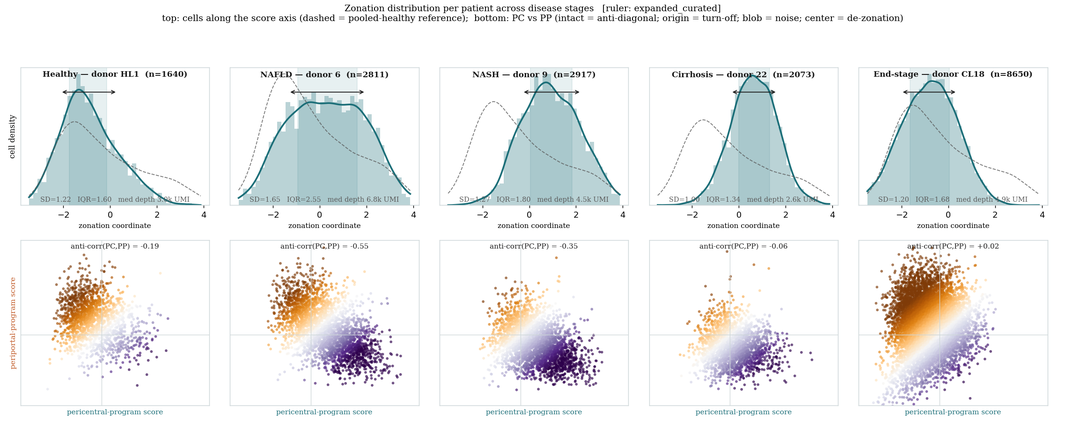
#> input picture results/figures/h1/a2_zonation_distribution_by_patient_expanded_curated.png, 1065 x 426 px, shrunk from 2275 x 910 before the run
$ python make_zonation_story.py
#> lines starting #> are read from the running program, lines starting #| are printed output that depends on the picture
### src/config.py
"""Central paths for the analysis.

Run scripts from the repository root. Large inputs and generated outputs may live
outside the checkout by setting ``LIVER_ZONATION_DATA_ROOT`` and
``LIVER_ZONATION_RESULTS_ROOT``.
"""
import os
from pathlib import Path

ROOT = Path(__file__).resolve().parent.parent          # repo root (Hackathon/)
DATA_ROOT  = Path(os.environ.get("LIVER_ZONATION_DATA_ROOT", ROOT / "data")).expanduser().resolve()
DATA_RAW   = DATA_ROOT / "raw"
DATA_PROC  = DATA_ROOT / "processed"
PAPER1     = DATA_PROC / "paper1"                        # counts.mtx, genes.txt, barcodes.txt, *_metadata.csv
PAPER2_TRAIN = DATA_PROC / "paper2_train.npz"
SIGNATURES = ROOT / "data" / "signatures"   # moved under data/ 2026-06-23
# ---- signature sets (pericentral, periportal) ----------------------------------------
# PRIMARY = "full": the transcriptome-wide zonation program (~1,640 significantly-zonated
# hepatocyte genes from Paper 2, q<0.05). This matches the project's motivation — read
# position from the WHOLE program, not a few markers. The smaller sets are alternatives:
#   full           ~1273 + 364   transcriptome-wide PRIMARY (default)
#   expanded       ~102 + 91      mid-size (landmark + core + top-ranked)
#   core           13 + 8         curated, biology-informed anchors
#   paper2_landmark 20 + 20       EXACT Paper 2 hepatocyte landmark genes (verbatim, Hepatocyte-*-LM.csv)
#   sensitivity    (PP only, 7)   core periportal minus inflammation genes
SIGNATURE_SETS = {
    name: (SIGNATURES / f"pericentral_{name}.txt", SIGNATURES / f"periportal_{name}.txt")
    for name in ("full", "expanded", "core", "paper2_landmark")
}
DEFAULT_SET = "full"
# The analysis REPORTS BOTH as a comparison (decision): the exact Paper 2 landmark set
# (faithful to the original plan) and the full transcriptome-wide program. Run every result
# for both and present them side by side; agreement is itself evidence the signal is robust.
SETS_TO_COMPARE = ["paper2_landmark", "full"]
def signature_files(which: str = DEFAULT_SET):
    """Return (pericentral_path, periportal_path) for a named set; default = transcriptome-wide 'full'."""
    return SIGNATURE_SETS[which]
PC_GENES, PP_GENES = SIGNATURE_SETS[DEFAULT_SET]   # transcriptome-wide by default
RESULTS    = Path(os.environ.get("LIVER_ZONATION_RESULTS_ROOT", ROOT / "results")).expanduser().resolve()
FIGURES    = RESULTS / "figures"
TABLES     = RESULTS / "tables"
REPORTS    = RESULTS / "reports"                       # all human-facing PDFs live here
# Organized figure groups for the biology deep-dive (analysis layer). Pipeline/battery figures
# stay in FIGURES/ root; these subdirs hold the H1/H2/confounder/staging analysis outputs.
FIG_H1     = FIGURES / "h1"
FIG_H2     = FIGURES / "h2"
FIG_CONF   = FIGURES / "confounders"
FIG_STAGING = FIGURES / "staging"
ANALYSIS_TABLES = TABLES / "analysis"                   # per-donor summaries, mechanism calls, etc.
for _d in (FIGURES, TABLES, REPORTS, FIG_H1, FIG_H2, FIG_CONF, FIG_STAGING, ANALYSIS_TABLES):
    _d.mkdir(parents=True, exist_ok=True)

### src/reports/make_zonation_story.py
#!/usr/bin/env python3
"""The Zonation Story — a clean, arc-driven report for the professor.

Design lessons from the previous (rejected) report:
  * ONE readable figure per full page (complex multi-panel figures are unreadable when shrunk).
  * NO auto-placed annotation circles (they were consistently offset/wrong). Tell the eye where to
    look in the CAPTION instead.
  * Tell the ARC: we moved from weak INDICATORS (coordinate spread / IQR / anti-correlation) to the
    actual in-depth BIOLOGY (pericentral programs turning OFF, gene by gene).
  * Show the FULL 47-donor panels, not just representatives.
  * Be honest: turn-off is strong and robust; DE-ZONATION is weak and partly a z-scoring artifact.
  * Include the fibrosis re-staging (D) and the learned-ruler interpretation (E).
  * NO confounder-control section (parked — see CONFOUNDERS_PLAN.md).

No LaTeX: matplotlib PdfPages. Output: results/reports/Zonation_Story.pdf
Run:  python src/reports/make_zonation_story.py
"""
from __future__ import annotations
import os, sys, textwrap
import matplotlib
matplotlib.use("Agg")
import matplotlib.pyplot as plt
from matplotlib.backends.backend_pdf import PdfPages
sys.path.insert(0, os.path.dirname(os.path.dirname(os.path.abspath(__file__))))
import config

INK, TEAL, RUST, MUTED, RULE = "#1a1a1a", "#1b6e78", "#c05621", "#5a5a5a", "#cdd6d8"
PW, PH = 8.27, 11.69
ML, MR, MT, MB = 0.92, 0.92, 0.92, 0.85
TEXTW = PW - ML - MR


class Report:
    def __init__(self, path):
        self.pdf = PdfPages(path)
        self.page = 0

    def _newfig(self):
        fig = plt.figure(figsize=(PW, PH))
        ax = fig.add_axes([0, 0, 1, 1])
        ax.set_xlim(0, PW); ax.set_ylim(0, PH); ax.invert_yaxis(); ax.axis("off")
        return fig, ax

    def _wrap(self, txt, fs):
        cpl = max(10, int(TEXTW * 72.0 / (0.55 * fs)))
        out = []
        for chunk in txt.split("\n"):
            out += textwrap.wrap(chunk, cpl) if chunk.strip() else [""]
        return out

    def _footer(self, ax):
        if self.page > 1:
            ax.plot([ML, PW - MR], [PH - MB + 0.18] * 2, color=RULE, lw=0.6)
            ax.text(ML, PH - MB + 0.30, "Hepatocyte zonation in MASLD — the story",
                    fontsize=7, color=MUTED, va="top")
            ax.text(PW - MR, PH - MB + 0.30, f"p. {self.page}", fontsize=7,
                    color=MUTED, va="top", ha="right")

    def _save(self, fig, ax):
        self._footer(ax)
        self.pdf.savefig(fig, dpi=200)
        plt.close(fig)

    def text_page(self, title, blocks, big=False, subtitle=None):
#> called with big = True
        self.page += 1
        fig, ax = self._newfig()
        y = 1.9 if big else MT
        ax.text(ML, y, title, fontsize=25 if big else 16, color=TEAL, va="top",
                family="serif", fontweight="bold")
        y += (25 if big else 16) / 72.0 + 0.14
        if subtitle:
            for ln in self._wrap(subtitle, 12.5):
                ax.text(ML, y, ln, fontsize=12.5, color=INK, va="top", family="serif")
                y += 12.5 / 72.0 * 1.4
            y += 0.12
        if not big:
            ax.plot([ML, PW - MR], [y, y], color=TEAL, lw=1.3)
            y += 0.16
        for b in blocks:
            if b.startswith("## "):
                y += 0.06
                ax.text(ML, y, b[3:], fontsize=12, color=INK, va="top", family="serif",
                        fontweight="bold")
                y += 12 / 72.0 + 0.10
                continue
            for ln in self._wrap(b, 10):
                ax.text(ML, y, ln, fontsize=10, color=INK, va="top", family="serif")
                y += 10 / 72.0 * 1.46
            y += 0.13
        self._save(fig, ax)

    def figure_page(self, heading, intro, fig_path, caption, fig_h_max=8.4):
#> called with heading = '1.  The weak indicators', fig_h_max = 8.4
        self.page += 1
        fig, ax = self._newfig()
        y = MT
        ax.text(ML, y, heading, fontsize=15, color=TEAL, va="top", family="serif", fontweight="bold")
        y += 15 / 72.0 + 0.06
        ax.plot([ML, PW - MR], [y, y], color=TEAL, lw=1.2)
        y += 0.12
        if intro:
            for ln in self._wrap(intro, 9.8):
                ax.text(ML, y, ln, fontsize=9.8, color=INK, va="top", family="serif")
                y += 9.8 / 72.0 * 1.44
            y += 0.10
        cap_lines = self._wrap(caption, 8.6) if caption else []
        cap_h = len(cap_lines) * (8.6 / 72.0 * 1.42) + 0.10
        avail_top = y
        avail_bottom = PH - MB - cap_h - 0.10
        avail_h = max(1.0, avail_bottom - avail_top)
        if os.path.exists(fig_path):
            img = plt.imread(fig_path)
#> img is the input picture: shape (426, 1065, 4) float32; mean R, G, B, A 0.931, 0.936, 0.936, 1
            aspect = img.shape[0] / img.shape[1]
            w = TEXTW; h = w * aspect
            if h > min(avail_h, fig_h_max):
                h = min(avail_h, fig_h_max); w = h / aspect
            left = ML + (TEXTW - w) / 2.0
            iax = fig.add_axes([left / PW, 1 - (avail_top + h) / PH, w / PW, h / PH])
            iax.imshow(img); iax.axis("off")
            y = avail_top + h + 0.12
        else:
            ax.text(ML, y, f"[missing figure: {os.path.basename(fig_path)}]", fontsize=9,
                    color=MUTED, va="top", family="serif", style="italic")
            y += 0.3
        for ln in cap_lines:
            ax.text(ML, y, ln, fontsize=8.6, color=MUTED, va="top", family="serif", style="italic")
            y += 8.6 / 72.0 * 1.42
        self._save(fig, ax)

    def close(self):
        self.pdf.close()


def build(path):
    H1 = str(config.FIG_H1); H2 = str(config.FIG_H2)
    CONF = str(config.FIG_CONF); STG = str(config.FIG_STAGING)
    r = Report(path)

    # ---------- title ----------
    r.text_page(
        "Hepatocyte Zonation\nin MASLD Progression", big=True,
        subtitle="From weak indicators to the molecular event: the pericentral program turns OFF.",
        blocks=[
            "Healthy liver is spatially zonated — pericentral and periportal hepatocytes run opposite "
            "metabolic programs. We assigned every hepatocyte a pericentral↔periportal coordinate using "
            "two independent rulers (a curated gene-set and a label-free PCA axis), then transferred "
            "them to a 47-donor MASLD cohort (~69,000 hepatocytes). Every readout uses the DONOR as the "
            "unit of inference.",
            "Methods note: the scored matrix is the SCT-corrected assay, so per-cell sequencing depth is "
            "already largely equalized (~4–5k counts). Confounder controls are parked for now "
            "(CONFOUNDERS_PLAN.md); this report is the biology.",
        ])

    # ---------- the arc ----------
    r.text_page(
        "The argument, in one page",
        ["## The question",
         "Healthy hepatocytes are zonated. Does that zonation break down in MASLD — and if so, HOW? "
         "Is it (a) the genes switching OFF (turn-off), or (b) the genes staying on but losing their "
         "spatial gradient (de-zonation)? These are different biology.",
         "## Why summary statistics did not settle it",
         "The first instinct is to summarise each donor with one number — the spread of its cells "
         "along the zonation axis, the inter-quartile range, the pericentral–periportal anti-"
         "correlation. These are INDICATORS, and they are weak: the per-donor coordinate distribution "
         "is a broad single hump whose width changes only modestly and non-monotonically with disease. "
         "You cannot read the mechanism off them.",
         "## So we went into the biology, gene by gene",
         "Instead of summarising, we looked at the actual expression — per zone, per gene, per stage "
         "and per fibrosis grade. The answer is clear and consistent across every view:",
         "   •  The PERICENTRAL program TURNS OFF — its genes are silenced, expression level drops "
         "~34–37% by end-stage / fibrosis F4. This is the dominant, robust signal.",
         "   •  The PERIPORTAL program largely HOLDS its level.",
         "   •  True DE-ZONATION (gradient flattening with expression retained) is WEAK — and the one "
         "view that seemed to show it is partly a z-scoring artifact (explained inside).",
         "   •  The apparent 'loss of zonation' (anti-correlation collapse) is mostly a DOWNSTREAM "
         "consequence of the turn-off: silence the pericentral genes and the coordinate becomes noise.",
         "   •  The effect TRACKS FIBROSIS specifically, and the label-free ruler is genuine biology.",
        ])

    # ---------- Part 1: the weak indicators ----------
    r.figure_page(
        "1.  The weak indicators",
        "Per representative patient at each stage: the distribution of cells along the zonation axis "
        "(top row) and the PC-vs-PP scatter (bottom). This is what 'coordinate spread' actually measures.",
        os.path.join(H1, "a2_zonation_distribution_by_patient_expanded_curated.png"),
        "Look at the top row: every patient's coordinate distribution is a single broad hump, and its "
        "width (SD / IQR, printed under each) changes only modestly and NON-monotonically across stages "
        "(NAFLD is actually the widest). A summary like 'spread falls with disease' is an indicator, "
        "not a result — which is why we go to the gene-level biology below.")

    # ---------- Part 2: the geometry ----------
    r.figure_page(
        "2.  The bipolar geometry dissolves",
        "PC-vs-PP scatter for the best-powered representative donor at each stage. In health the two "
        "programs trade off (anti-diagonal cloud); with disease that structure is lost.",
        os.path.join(H1, "a1_pcpp_representatives_stage.png"),
        "Healthy (donor 30, r=−0.48) and NAFLD/NASH show a tight anti-diagonal — cells are either "
        "pericentral-high/periportal-low or vice versa. By Cirrhosis (+0.26) and End-stage (+0.22) the "
        "cloud is a round/positive blob: the programs no longer trade off. (This anti-correlation "
        "collapse is largely downstream of the pericentral turn-off shown in Part 3.)")
#> call 2 of figure_page, with heading = '2.  The bipolar geometry dissolves', fig_h_max = 8.4
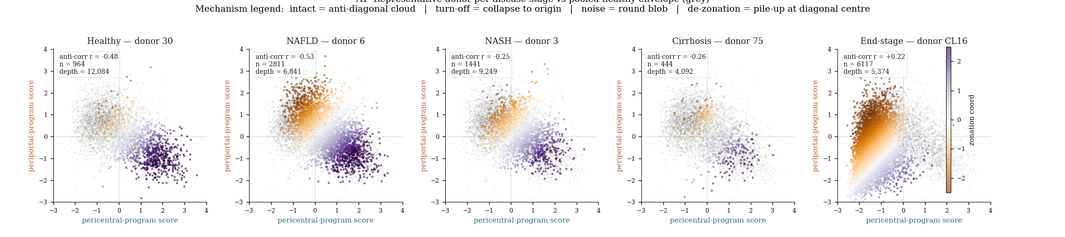
#> input picture results/figures/h1/a1_pcpp_representatives_stage.png, 1065 x 237 px, shrunk from 2275 x 507 before the run
#> in figure_page, img is the input picture: shape (237, 1065, 4) float32; mean R, G, B, A 0.957, 0.95, 0.949, 1
    r.figure_page(
        "2b.  The same, for ALL 47 donors (nothing cherry-picked)",
        "Every donor's PC-vs-PP scatter, grouped into blocks by disease stage. Representatives above "
        "are not hand-picked — here is the full cohort.",
        os.path.join(H1, "a1_pcpp_contact_sheet_stage.png"),
        "Read top (Healthy) to bottom (End-stage). The anti-diagonal is clearest in the early blocks "
        "and degrades downward, but it is donor-variable — note that two of the four healthy controls "
        "are low-depth and already weak. The per-donor anti-correlation r is printed on each panel.")
#> call 3 of figure_page, with fig_h_max = 8.4
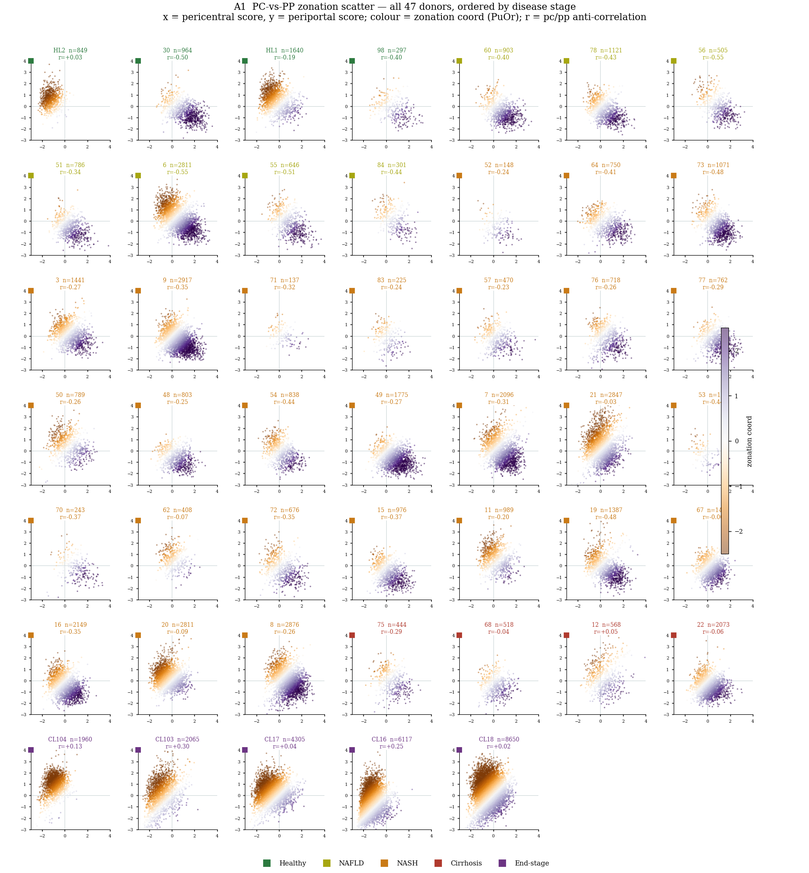
#> input picture results/figures/h1/a1_pcpp_contact_sheet_stage.png, 809 x 873 px, shrunk from 1728 x 1865 before the run
#> in figure_page, img is the input picture: shape (873, 809, 4) float32; mean R, G, B, A 0.972, 0.964, 0.962, 1
#> in _save (call 5), `self.pdf.savefig(fig, dpi=200)`:
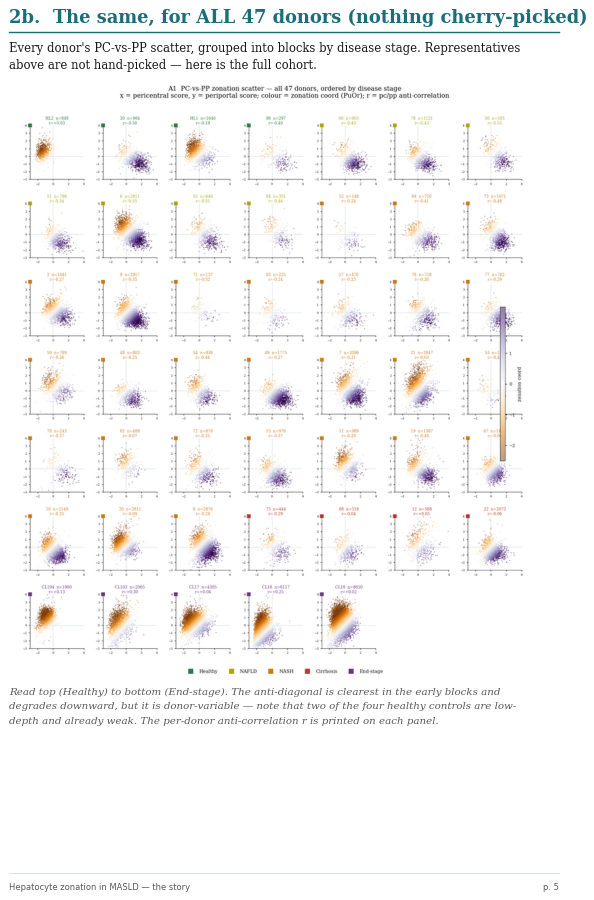
#> figure drawn by matplotlib, 2 panels

    # ---------- Part 3: TURN-OFF (the headline) ----------
    r.figure_page(
        "3.  The headline: the pericentral program turns OFF",
        "Gene × zone-ordered-cells heatmap, RAW expression level, shared colour scale across stages "
        "(bright = high, dark = low). Genes ordered by their healthy zonal slope (pericentral-rising "
        "at top, periportal-rising at bottom).",
        os.path.join(H2, "b1_heatmap_level_stage.png"),
        "Look at the TOP (pericentral) rows — CYP3A4, CYP2E1, CYP1A2, GLUL: they are bright in Healthy "
        "(left) and FADE to dark by End-stage (right). The bottom (periportal) rows stay comparatively "
        "bright. This is turn-off, and it is pericentral-biased.")
#> call 4 of figure_page, with fig_h_max = 8.4
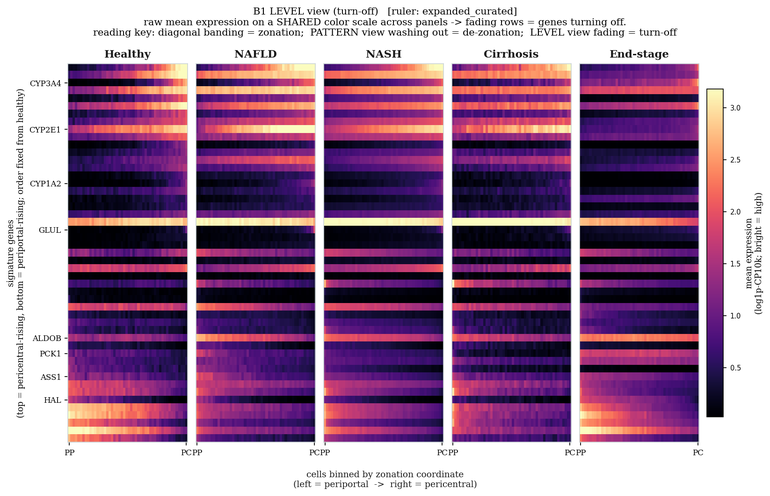
#> input picture results/figures/h2/b1_heatmap_level_stage.png, 770 x 496 px, shrunk from 1646 x 1059 before the run
#> in figure_page, img is the input picture: shape (496, 770, 4) float32; mean R, G, B, A 0.613, 0.478, 0.595, 1
    r.figure_page(
        "3b.  Program level drops — every gene set agrees",
        "Mean per-donor raw expression of the pericentral arm (left) and periportal arm (right) across "
        "stages, one line per candidate signature set (a robustness panel).",
        os.path.join(H2, "b4_set_expression_by_stage.png"),
        "Left panel: the pericentral lines all DROP at End-stage (−34 to −37%). Right panel: the "
        "periportal lines stay flat. The loss is asymmetric and set-independent.")
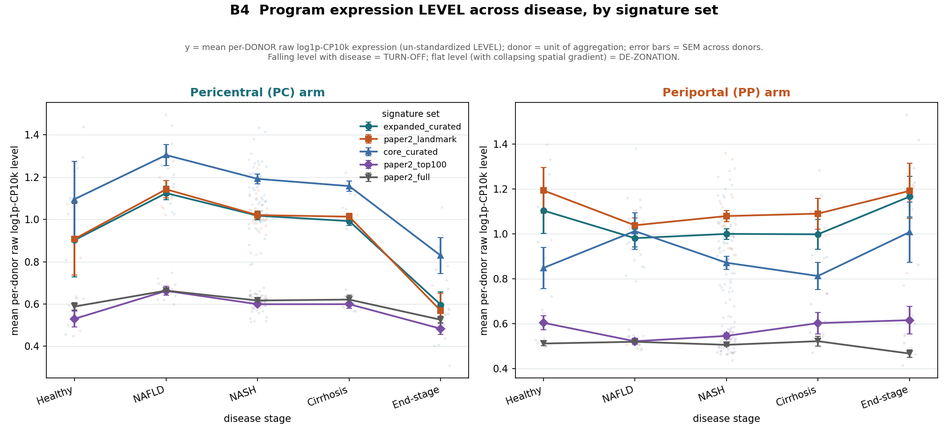
#> input picture results/figures/h2/b4_set_expression_by_stage.png, 948 x 435 px, shrunk from 2025 x 930 before the run
#> in figure_page, img is the input picture: shape (435, 948, 4) float32; mean R, G, B, A 0.962, 0.961, 0.963, 1
#> in _save (call 7), `self.pdf.savefig(fig, dpi=200)`:
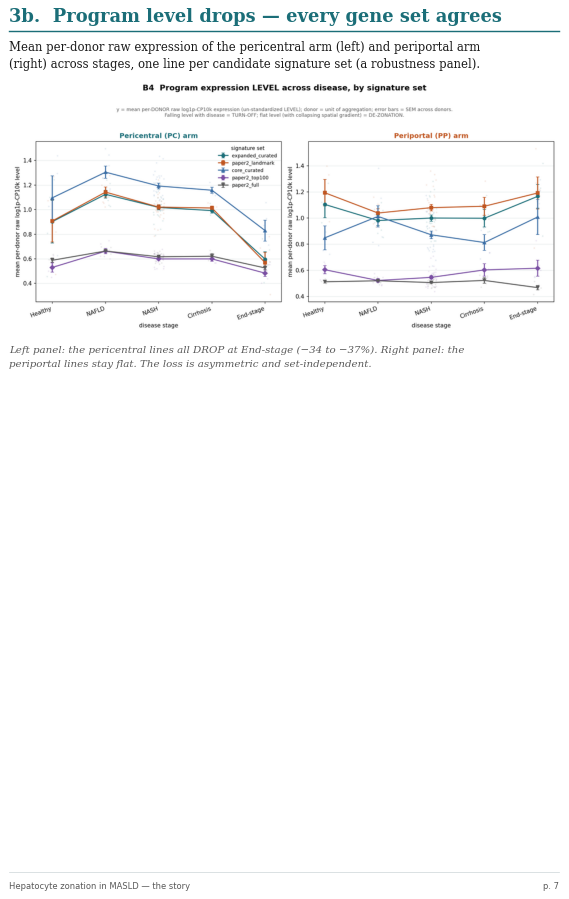
#> figure drawn by matplotlib, 2 panels
    r.figure_page(
        "3c.  …and it happens IN the pericentral zone",
        "Cells split into three zones (pericentral / mid / periportal by coordinate terciles); boxplots "
        "across donors of each program's level in each zone, per stage.",
        os.path.join(H2, "b2_zone_program_boxplots_stage.png"),
        "Teal = pericentral program. In Healthy it is high in the pericentral zone (~1.25) and low in "
        "the periportal zone. Follow the pericentral-zone teal box across stages: it collapses to ~0.74 "
        "by End-stage. The periportal program (rust) holds its level. (Boxes widen at End-stage = real "
        "donor heterogeneity + small n, not measurement noise.)")
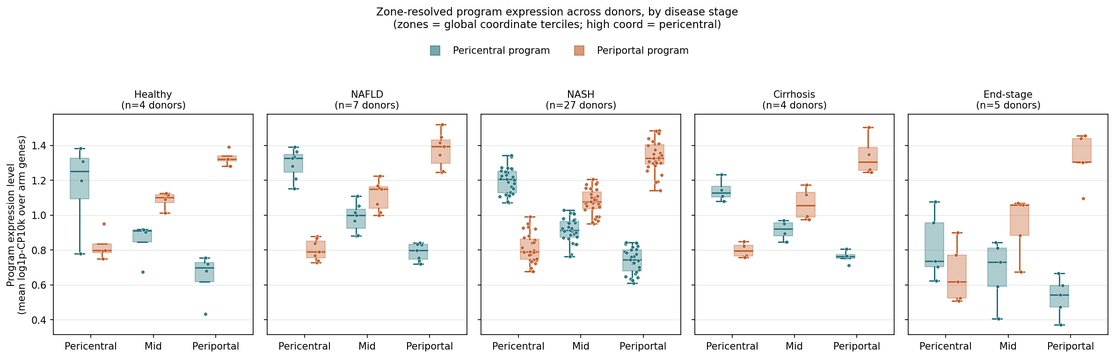
#> input picture results/figures/h2/b2_zone_program_boxplots_stage.png, 1115 x 358 px, shrunk from 2383 x 765 before the run
#> in figure_page, img is the input picture: shape (358, 1115, 4) float32; mean R, G, B, A 0.964, 0.963, 0.962, 1
#> (the rest of the program and of its run is left out)
